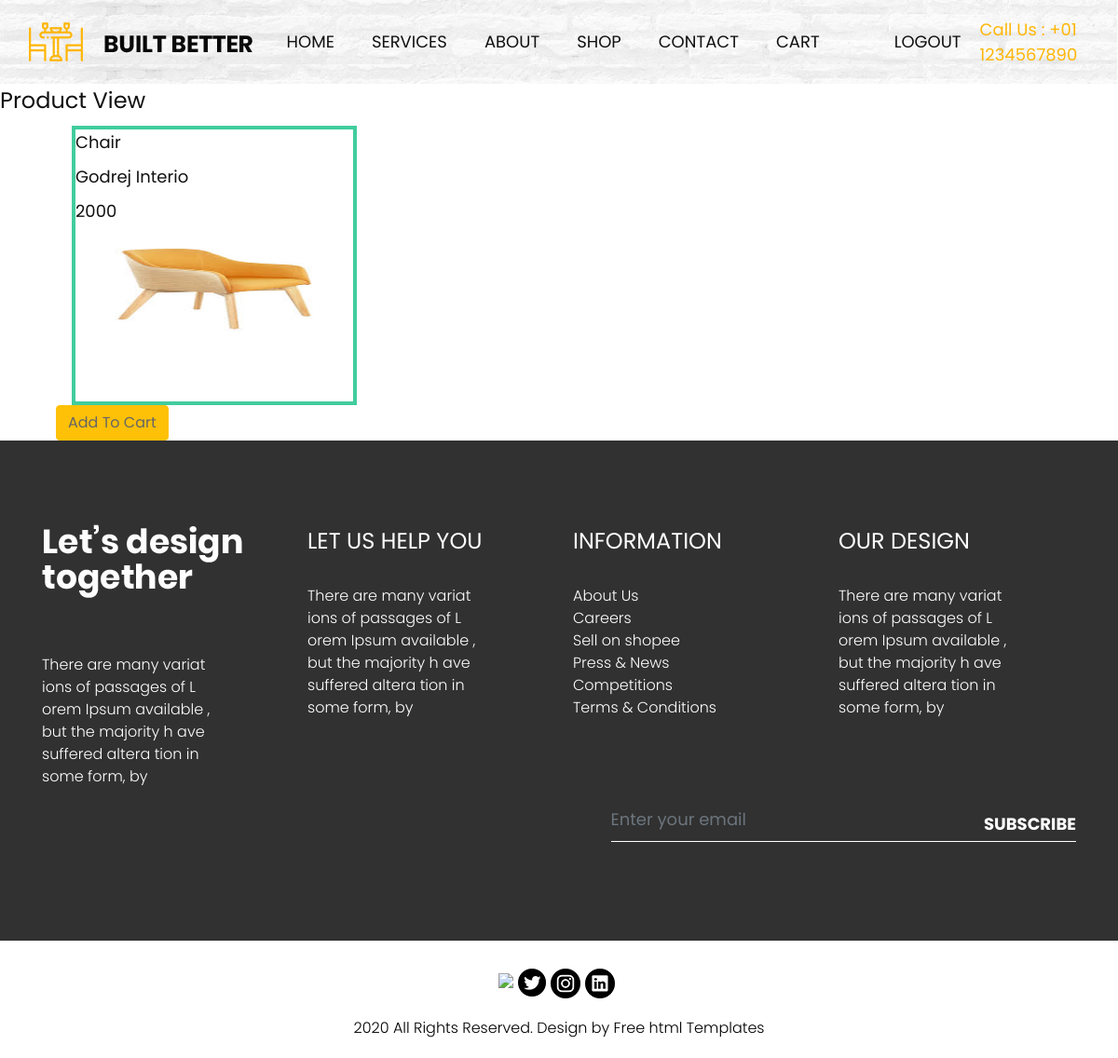
/Product/ViewProduct/1 (signed in), run on the app's committed database.
### Product/models.py (models this page shows)
class ProductDetail(models.Model):
    option =(
        ("Tables and Chairs","Tables and Chairs"),
        ("Sleeping area and Childrens bedroom","Sleeping area and Childrens bedroom"),
        ("Sofas and Armchairs","Sofas and Armchairs")
    )
    Product_Id = models.AutoField(primary_key=True)
    Product_Name = models.CharField(max_length=255)
    Product_Brand = models.CharField(max_length=255)
    Product_Description = models.CharField(max_length=1000)
    Product_Price = models.IntegerField()
    Product_Category = models.CharField(max_length=255,choices=option)
    Product_Image = models.ImageField(upload_to="product_image")
    Product_Stock = models.CharField(max_length=255)
    Merchant = models.ForeignKey(User,on_delete=models.CASCADE,null=True,blank=True)

### Product/views.py (the view)
# urls.py: path("ViewProduct/<int:pk>",views.ViewProduct,name="ViewProduct"),
@login_required(login_url="SignIn")
def ViewProduct(request,pk):
    Product=ProductDetail.objects.filter(Product_Id=pk)
    context={
        "products":Product
    }
    return render(request,"viewproduct.html",context)

### templates/viewproduct.html (shortened to what this page needs)
{% extends "index.html" %}
{% block content %}
<h1>Product View</h1>
<div class="container">
    {% for item in products %}
    <div class="col-md-4">
        <div class="itemcontainer">
            <h3>{{item.Product_Name}}</h3>
            <h3>{{item.Product_Brand}}</h3>
            <h3>{{item.Product_Price}}</h3>
            <h3>{{item.Product_Discription}}</h3>
            <img src="{{item.Product_Image.url}}" style="width: 100%; height: 100px;" alt="">
        </div>
    </div>
    <div class="col-md-4">
        <div class="itemcontainer1">
 <a class="btn btn-warning">Add To Cart</a>
        </div>
    </div>
    {% endfor %}
</div>
{% endblock %}

### static/css/style.css (style rules this page uses)
* { box-sizing: border-box !important; transition: ease all 0.5s; }
html { scroll-behavior: smooth; }
body { color: #666666; font-size: 14px; font-family:Poppins; line-height: 1.80857; font-weight: normal; overflow-x: hidden; }
a { color: #1f1f1f; text-decoration: none !important; outline: none !important; -webkit-transition: all .3s ease-in-out; -moz-transition: all .3s ease-in-out; -ms-transition: all .3s ease-in-out; -o-transition: all .3s ease-in-out; transition: all .3s ease-in-out; }
h1, h2, h3, h4, h5, h6 { letter-spacing: 0; font-weight: normal; position: relative; padding: 0 0 10px 0; font-weight: normal; line-height: normal; color: #111111; margin: 0 }
h1 { font-size: 24px }
h3 { font-size: 18px }
*, *::after, *::before { -webkit-box-sizing: border-box; -moz-box-sizing: border-box; box-sizing: border-box; }
a { color: #222222; text-decoration: none; outline: none !important; }
a, .btn { text-decoration: none !important; outline: none !important; -webkit-transition: all .3s ease-in-out; -moz-transition: all .3s ease-in-out; -ms-transition: all .3s ease-in-out; -o-transition: all .3s ease-in-out; transition: all .3s ease-in-out; }
img { max-width: 100%; height: auto; }

### templates/viewproduct.html (style rules this page uses)
.itemcontainer { margin: auto; width: 90%; height: 300px; border: 4px solid rgb(65, 204, 158); }

### data on the page
ProductDetail: Product_Name "Chair", Product_Brand "Godrej Interio", Product_Price "2000", Product_Image (picture)
